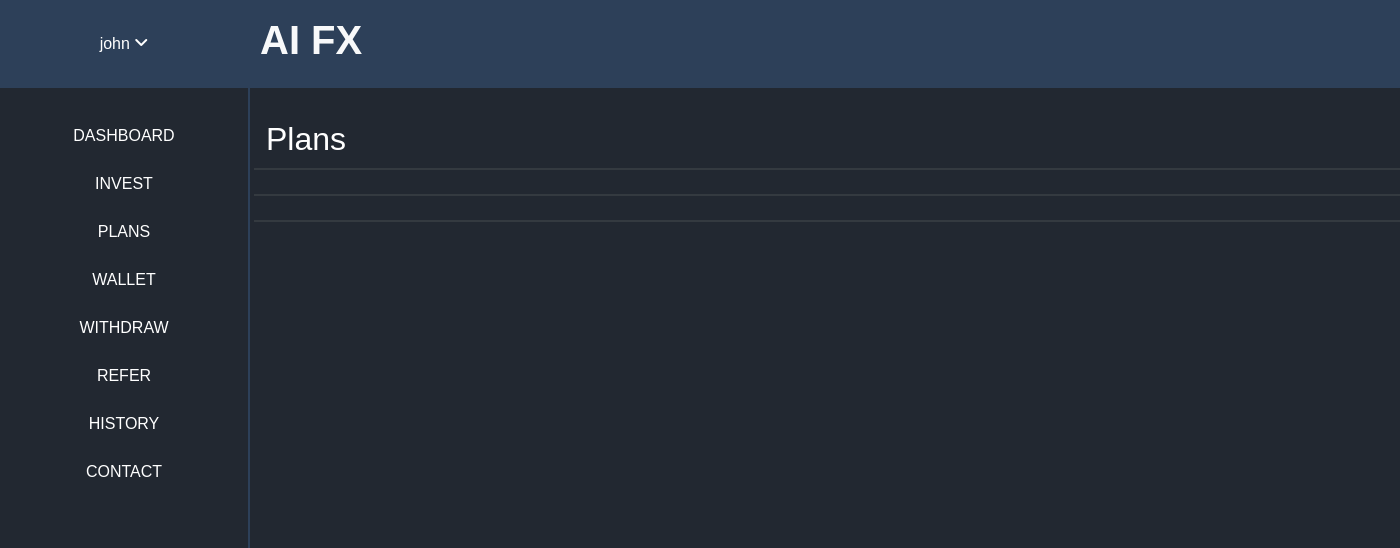
/dashboard/ (signed in), run on an earlier commit of the app's database.
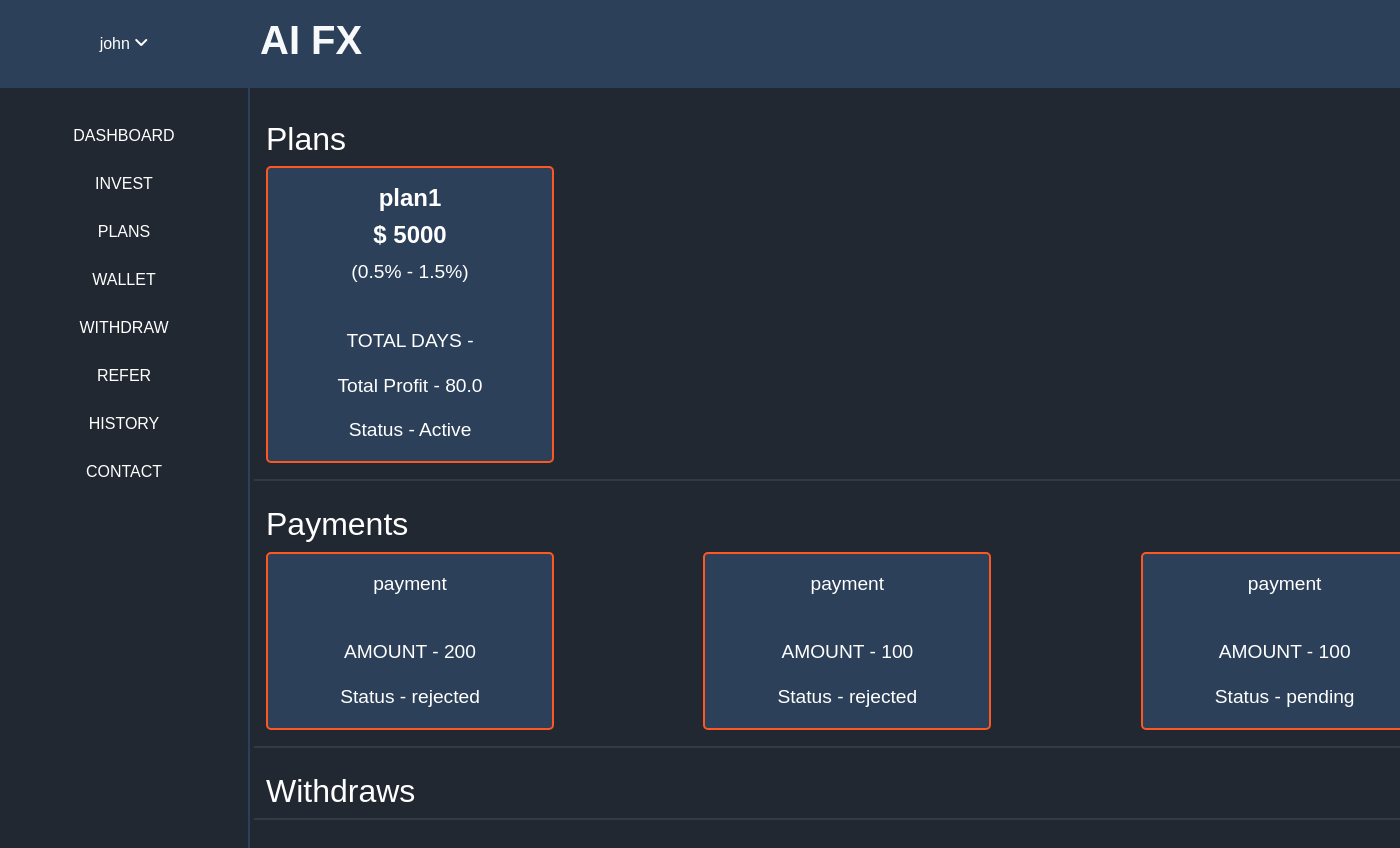
And on a later commit of the database.
### home/models.py (models this page shows)
class User_plan(models.Model):
    user = models.ForeignKey(User, on_delete=models.CASCADE)
    plan = models.ForeignKey(Plans, on_delete=models.CASCADE)
    invested_amount = models.CharField(max_length=100)
    user_status = models.CharField(max_length=100)
    user_profit = models.CharField(max_length=100)

class Plans(models.Model):
    plan_name = models.CharField(max_length=100)
    plan_min_price = models.CharField(max_length=100)
    plan_max_price = models.CharField(max_length=100)
    plan_min_percentage = models.CharField(max_length=100)
    plan_max_percentage = models.CharField(max_length=100)

class Payment(models.Model):
    user = models.ForeignKey(User, on_delete=models.CASCADE)
    transaction_name = models.CharField(max_length=100)
    transaction_id = models.CharField(max_length=100)
    transaction_amount = models.CharField(max_length=100)
    transaction_status = models.CharField(max_length=100)

### home/views.py (the view)
# urls.py: path('dashboard/', login_required(views.Dashboard_view.as_view()), name='user_dashboard'),
class Dashboard_view(View):
    def get(self, request):
        user_plans = models.User_plan.objects.filter(user=request.user)
        payments = models.Payment.objects.filter(user=request.user)
        withdraws = models.Withdraw.objects.filter(user=request.user)
        context = {
            "user_plans": user_plans,
            "payments": payments,
            "withdraws": withdraws,
        }
        return render(request, 'user/index.html', context=context)

### templates/user/index.html (shortened to what this page needs)
{% extends 'user/base.html' %}
{% block content%}
<div class="row" style="border-bottom: 2px solid #343a40;">
    {% if user_plans %}
    <h1 class="h2"> Plans</h1>
    <br>
    {% for user_plan in user_plans %}
    {% if user_plan.invested_amount != "0" %}
    <div class="col-md">
        <div class="card text-white mb-3 custom-link" style="max-width: 18rem; text-decoration: none; border: 2px solid #ff5722; border-radius: 5px; transition: transform 0.2s; background-color: #2d4059;">
            <div class="card-body">
                <h4 class="card-title text-center"><strong>{{ user_plan.plan.plan_name }}</strong></h4>
                <h4 class="card-title text-center"><strong>$ {{ user_plan.invested_amount }}</strong></h4>
                <p class="card-text text-center" style="font-size: 1.2em;">({{ user_plan.plan.plan_min_percentage }}% - {{ user_plan.plan.plan_max_percentage }}%)</p>
                <br>
                <p class="card-text text-center" style="font-size: 1.2em;">TOTAL DAYS - </p>
                <p class="card-text text-center" style="font-size: 1.2em;">Total Profit - {{ user_plan.user_profit }}</p>
                <p class="card-text text-center" style="font-size: 1.2em;">Status - {{ user_plan.user_status }}</p>
            </div>
        </div>
    </div>
        {% endif %}
        {% endfor %}
        {% endif %}
        <br>
</div>
<br>
<div class="row"style="border-bottom: 2px solid #343a40;">
    {% if payments %}
    <h1 class="h2">Payments</h1>
    {% for payment in payments %}
    {% if payment.transaction_status != "approved" %}
    <div class="col-md">
    <div class="card text-white mb-3 custom-link" style="max-width: 18rem; text-decoration: none; border: 2px solid #ff5722; border-radius: 5px; transition: transform 0.2s; background-color: #2d4059;">
        <div class="card-body">
            <p class="card-text text-center" style="font-size: 1.2em;">payment</p>
            <br>
            <p class="card-text text-center" style="font-size: 1.2em;">AMOUNT - {{ payment.transaction_amount }}</p>
            <p class="card-text text-center" style="font-size: 1.2em;">Status - {{ payment.transaction_status }}</p>
        </div>
    </div>
    </div>
    {% endif %}
    {% endfor %}
    {% endif %}
</div>
<br>
<div class="row"style="border-bottom: 2px solid #343a40;">
    {% if withdraws %}
    <h1 class="h2">Withdraws</h1>
    {% endif %}
    {% endblock %}

What changed in the data, as far as the page shows it:
now on this page (row edited): User_plan: plan.plan_name "plan1", invested_amount "5000", plan.plan_min_percentage "0.5", plan.plan_max_percentage "1.5", user_profit "80.0", user_status "Active"
added Payment: transaction_amount "200", transaction_status "rejected"
added Payment: transaction_amount "100", transaction_status "rejected"
added Payment: transaction_amount "100", transaction_status "pending"
Also different on the page:
text now shown: "Payments Withdraws"
